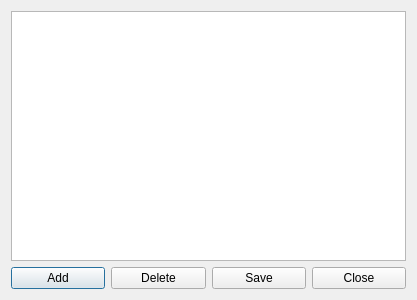
<?xml version="1.0" encoding="UTF-8"?>
<ui version="4.0">
 <class>Dialog_Placement_Setting</class>
 <widget class="QDialog" name="Dialog_Placement_Setting">
  <property name="geometry">
   <rect>
    <x>0</x>
    <y>0</y>
    <width>417</width>
    <height>300</height>
   </rect>
  </property>
  <property name="windowTitle">
   <string>Placements</string>
  </property>
  <layout class="QVBoxLayout" name="verticalLayout">
   <item>
    <widget class="QTableWidget" name="tableWidget_placement"/>
   </item>
   <item>
    <layout class="QHBoxLayout" name="horizontalLayout">
     <item>
      <widget class="QPushButton" name="pushButton_add">
       <property name="text">
        <string>Add</string>
       </property>
      </widget>
     </item>
     <item>
      <widget class="QPushButton" name="pushButton_delete">
       <property name="text">
        <string>Delete</string>
       </property>
      </widget>
     </item>
     <item>
      <widget class="QPushButton" name="pushButton_save">
       <property name="text">
        <string>Save</string>
       </property>
      </widget>
     </item>
     <item>
      <widget class="QPushButton" name="pushButton_close">
       <property name="text">
        <string>Close</string>
       </property>
      </widget>
     </item>
    </layout>
   </item>
  </layout>
 </widget>
 <resources/>
 <connections/>
</ui>
